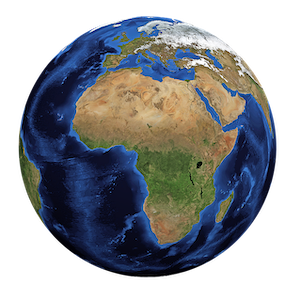
#> input picture Task1_prepare/old_code_prepare/Earth.png, 301 x 301 px
$ python read_image_fft_ifft.py
#> lines starting #> are read from the running program, lines starting #| are printed output that depends on the picture
# fourier_synthesis.py
import matplotlib.pyplot as plt
import numpy as np
image_filename = "Earth.png"
# [12 lines of commented-out code are left out]
def calculate_2Dft(image):
    ft = np.fft.ifftshift(image)
    ft = np.fft.fft2(ft)
    return  np.fft.fftshift(ft)
def calculate_I2Dft(FT):
    ift=np.fft.ifftshift(FT)
    ift=np.fft.ifft2(ift)
    ift=np.fft.fftshift(ift)
    return ift.real
image = plt.imread(image_filename)##read image
#> image is the input picture: shape (301, 301, 4) float32; mean R, G, B, A 0.183, 0.196, 0.214, 0.582
image = image[:,:,:3].mean(axis=2)##to get grayscale
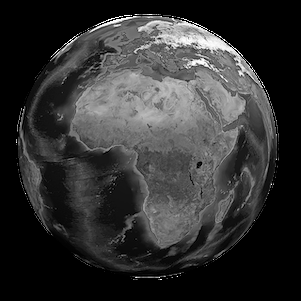
#> image: shape (301, 301) float32; min 0, max 1, mean 0.198
FT = calculate_2Dft(image)
#> in calculate_2Dft, `ft = np.fft.ifftshift(image)`:
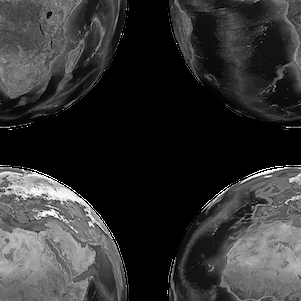
#> ft: shape (301, 301) float32; min 0, max 1, mean 0.198
inverse_FT = calculate_I2Dft(FT)
plt.set_cmap("gray")
plt.subplot(231)
plt.title("gray image")
plt.imshow(image)
plt.subplot(232)
plt.title("FT image")
plt.imshow(abs(FT))
plt.subplot(233)
plt.title("using log without 1")
plt.imshow(np.log(abs(FT)))
plt.subplot(234)
plt.title("using log with 1")###  -----> to avoid problem log(0)
plt.imshow(np.log(abs(FT)+1))
plt.subplot(235)
plt.title("inverse FT of FT")
plt.imshow(inverse_FT)
plt.show()
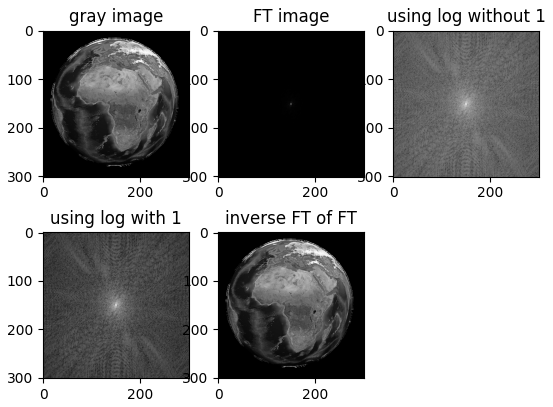
#> figure drawn by matplotlib, 5 panels
################ big note to remember ################
# Now there are lots of dots that have non-zero values in the Fourier transform.
# Instead of five pairs of dots representing five sinusoidal gratings, you now have thousands of pairs of dots. This means that there are thousands of sinusoidal gratings present in the Earth image.
# Each pair of dots represents a sinusoidal grating with a specific frequency, amplitude, orientation, and phase. The further away the dots are from the centre, the higher the frequency.
# The brighter they are, the more prominent that grating is in the image as it has a higher amplitude.
# And the orientation of each pair of dots in relation to the centre represents the orientation of the gratings. The phase is also encoded in the Fourier transform.
